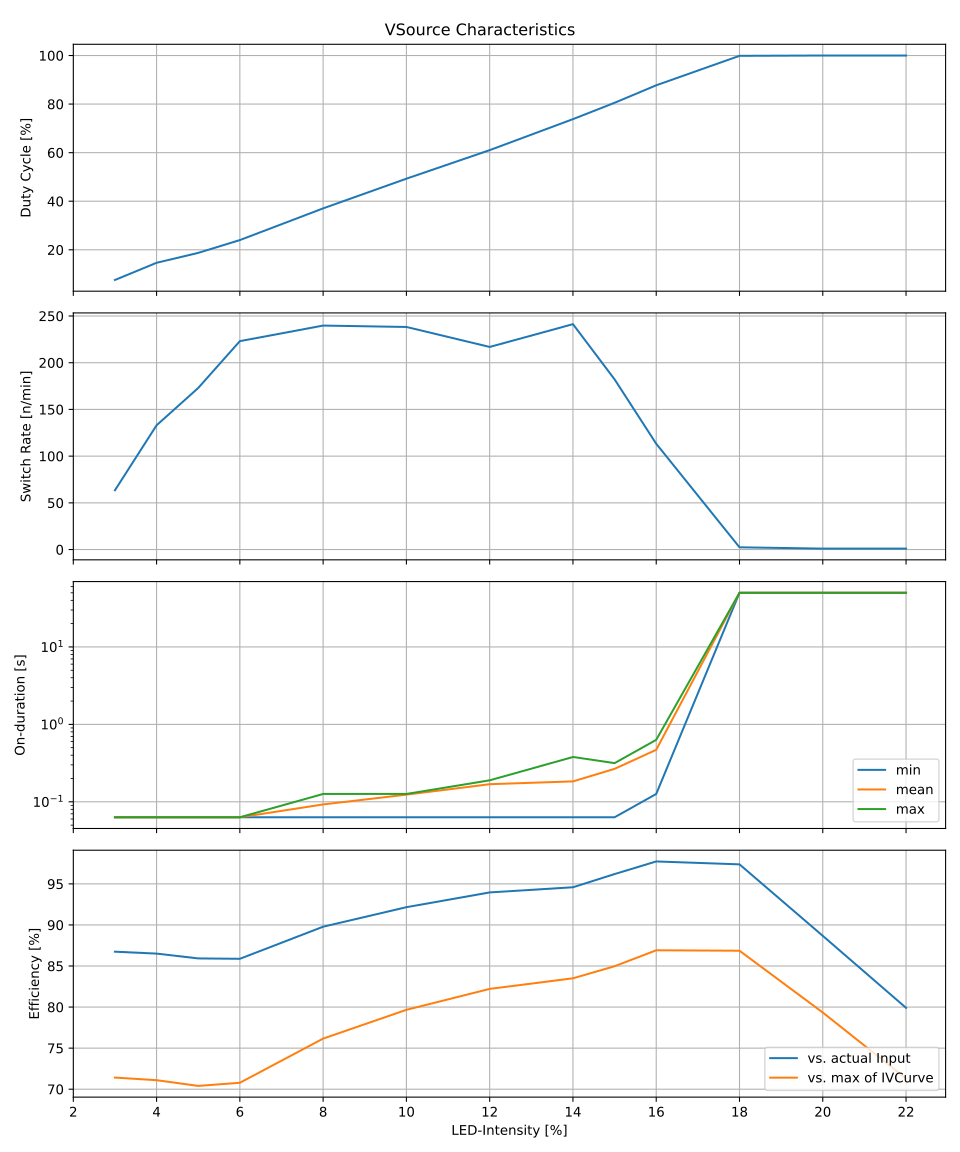

Write Python code to recreate this figure.
from pathlib import Path

import numpy as np
from data_solar import data_paths as solar_paths
from data_solar import get_ivcurve
from matplotlib import pyplot as plt
from shepherd_cfg_bq import cfg_bq25570_eval
from shepherd_core.data_models import VirtualSourceConfig
from shepherd_core.vsource import ResistiveTarget
from shepherd_sim_vsrc import simulate_source


def generator_vsrc(config: VirtualSourceConfig) -> dict:
    target = ResistiveTarget(R_Ohm=1000, controlled=False)
    eval_runtime = 50

    result_eval: dict = {
        "name": [],
        "intensity": [],
        "duty_on": [],
        "rate_per_min": [],
        "durations_on": [],
        "efficiency1": [],
        "efficiency2": [],
    }

    for name, path in solar_paths.items():
        print(f"now simulating {name}")
        ivcurve = get_ivcurve(name)

        sim_stats = simulate_source(
            path_ivcurve=path,
            target=target,
            config=config,
            runtime=eval_runtime,
        )

        result_eval["name"].append(name)
        result_eval["intensity"].append(float(name[4:6]))
        result_eval["duty_on"].append(100 * sim_stats["PwrGood"].sum() / len(sim_stats["PwrGood"]))

        # calculate two kinds of efficiency
        P_inp_max = float((ivcurve["Voltage [V]"] * ivcurve["Current [A]"]).max())
        P_inp_mean = float(sim_stats["P_inp"].sum()) / len(sim_stats["P_inp"])
        P_out_mean = float(sim_stats["P_out"].sum()) / len(sim_stats["P_out"])
        try:
            result_eval["efficiency1"].append(100 * P_out_mean / P_inp_mean)
        except ZeroDivisionError:
            result_eval["efficiency1"].append(0)
        result_eval["efficiency2"].append(min(100.0, 100 * P_out_mean / P_inp_max))

        # generate BAT_OK_flank-timestamps
        bat_ok_long = sim_stats["PwrGood"].to_numpy()
        filter_flanks = (bat_ok_long[1:] - bat_ok_long[:-1]) != 0
        bat_ok_short = bat_ok_long[1:]
        bat_ok = bat_ok_short[filter_flanks != 0]

        # get matching TS for bat_ok_short
        timestamps = (sim_stats["time"].to_numpy()[1:])[filter_flanks]
        if timestamps.shape[0] < 2:
            print(f"skipping {name} due to low BAT-OK activity")
            result_eval["rate_per_min"].append(1)
            result_eval["durations_on"].append([eval_runtime])
            continue
        durations = timestamps[1:] - timestamps[:-1]
        time_total = timestamps[-1] - timestamps[0]
        filter_on = bat_ok == 1
        switches_n = np.sum(filter_on)
        if time_total < 0.5 * eval_runtime:
            print("discarding calculated t_total")
            time_total = eval_runtime
            switches_n += 1  # attempt to include the first and last discarded entries
        result_eval["rate_per_min"].append(switches_n / time_total * 60.0)
        durations_on = durations[filter_on[:-1]]
        if durations_on.shape[0] < 1:
            durations_on = [time_total]
        result_eval["durations_on"].append(durations_on)
    return result_eval


if __name__ == "__main__":
    result_eval = generator_vsrc(cfg_bq25570_eval)

    fig, axs = plt.subplots(4, 1, sharex="all", figsize=(10, 2 * 6), layout="tight")
    fig.suptitle("VSource Characteristics")

    axs[0].set_ylabel("Duty Cycle [%]")
    axs[0].plot(result_eval["intensity"], result_eval["duty_on"])
    # axs[0].legend(["Sim", "Eval"], loc="upper right")

    axs[1].set_ylabel("Switch Rate [n/min]")
    axs[1].plot(result_eval["intensity"], result_eval["rate_per_min"])

    axs[2].set_ylabel("On-duration [s]")
    axs[2].plot(result_eval["intensity"], [np.min(_x) for _x in result_eval["durations_on"]])
    axs[2].plot(result_eval["intensity"], [np.mean(_x) for _x in result_eval["durations_on"]])
    axs[2].plot(result_eval["intensity"], [np.max(_x) for _x in result_eval["durations_on"]])
    axs[2].legend(["min", "mean", "max"], loc="lower right")
    axs[2].set_yscale("log")

    axs[3].set_ylabel("Efficiency [%]")
    axs[3].plot(result_eval["intensity"], result_eval["efficiency1"])
    axs[3].plot(result_eval["intensity"], result_eval["efficiency2"])
    axs[3].legend(["vs. actual Input", "vs. max of IVCurve"], loc="lower right")
    axs[3].set_xlabel("LED-Intensity [%]")
    axs[3].set_xticks(np.arange(2, 23, 2))

    for ax in axs:
        # deactivates offset-creation for ax-ticks
        # ax.get_yaxis().get_major_formatter().set_useOffset(False)
        ax.get_xaxis().get_major_formatter().set_useOffset(False)
        ax.grid(True)

    # plt.savefig(Path(__file__).with_suffix(".png"))
    plt.savefig(Path(__file__).with_suffix(".svg"))
    plt.close(fig)
    plt.clf()
